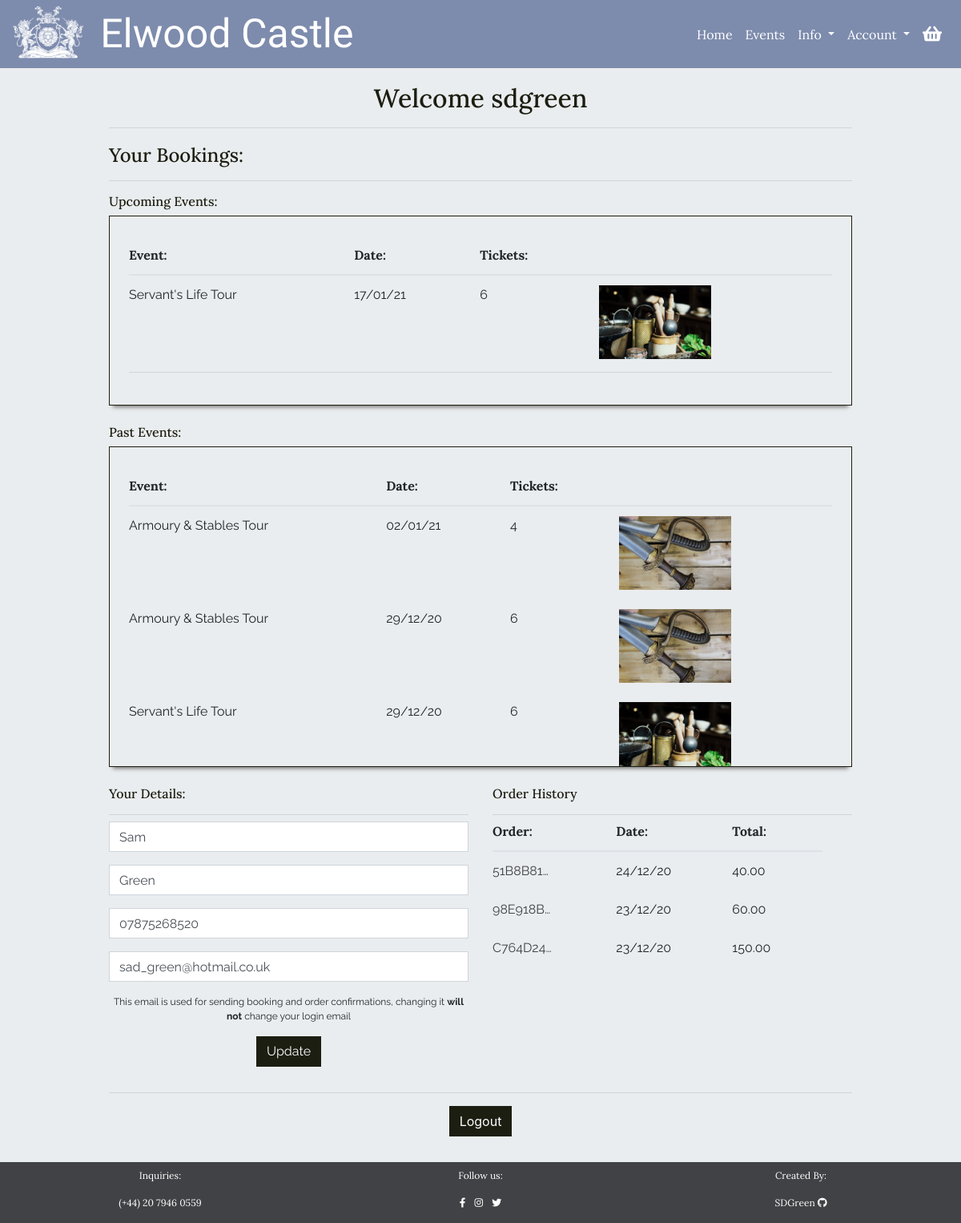
Page /user/home/ (signed in) on the earlier database version.
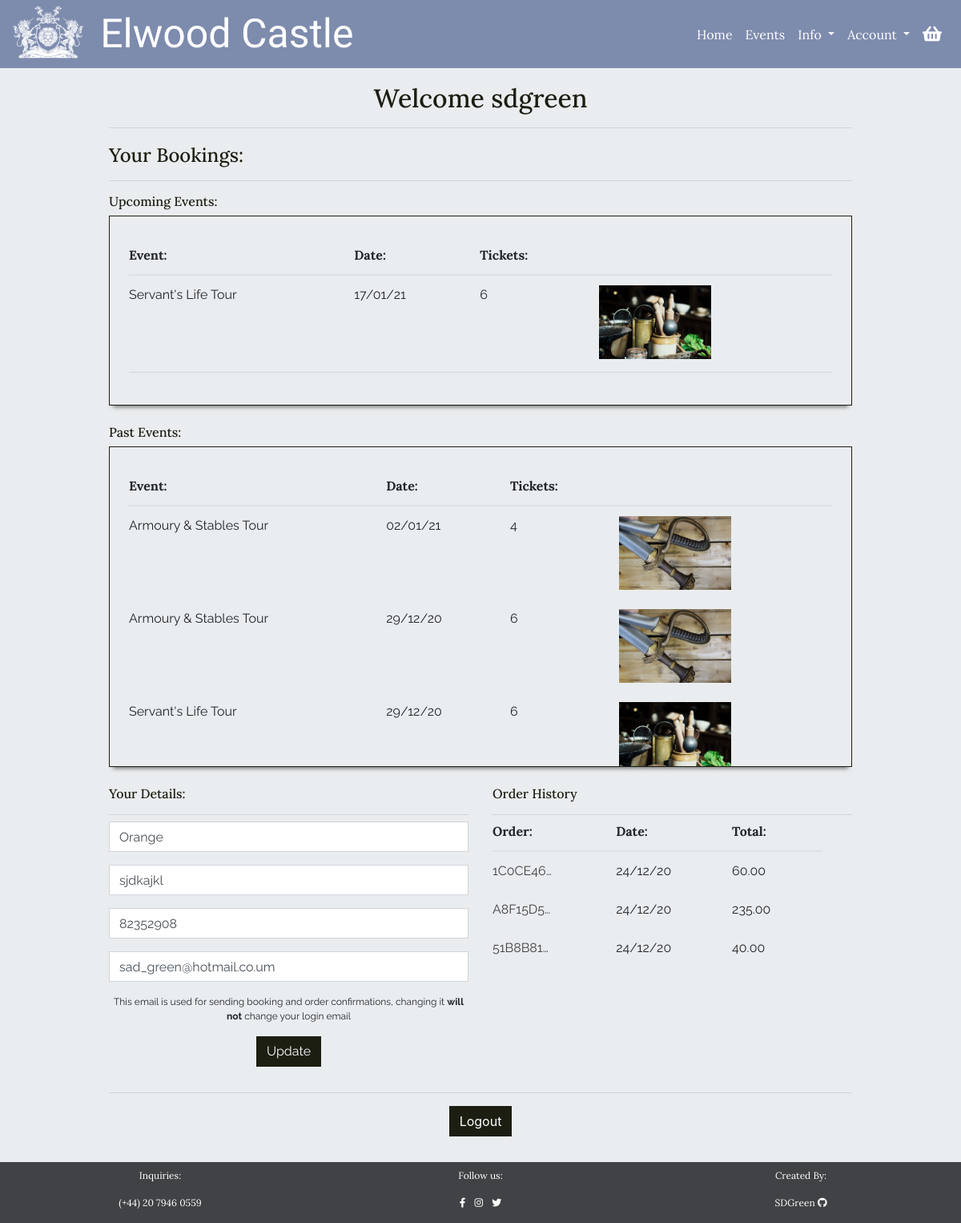
Same page on the later database version.
### checkout/models.py (models this page shows, shortened)
class EventBooking(models.Model):
    confirmation_number = models.CharField(max_length=32, null=False,
                                           editable=False)
    order = models.ForeignKey(Order, null=False, blank=False,
                              on_delete=models.CASCADE,
                              related_name='bookings')
    event = models.ForeignKey(Event, null=False, blank=False,
                              on_delete=models.CASCADE,)
    date = models.DateField(auto_now=False, auto_now_add=False,
                            null=False, blank=False)
    ticket_quantity = models.IntegerField()
    booking_total = models.DecimalField(max_digits=7, decimal_places=2,
                                        null=False, blank=False,
                                        editable=False, default=0)

class Order(models.Model):
    user_account = models.ForeignKey(UserAccount, null=True, blank=True,
                                     on_delete=models.SET_NULL,
                                     related_name='orders')
    order_number = models.CharField(max_length=32, null=False, editable=False)
    first_name = models.CharField(max_length=100, null=False, blank=False)
    last_name = models.CharField(max_length=200, null=False, blank=False)
    email = models.EmailField(max_length=200, null=False, blank=False)
    phone_number = models.CharField(max_length=20, null=True, blank=True)
    date = models.DateTimeField(auto_now_add=True)
    stripe_id = models.CharField(max_length=27, null=False, blank=False)
    total = models.DecimalField(max_digits=7, decimal_places=2,
                                null=True, blank=False, default=0)

### events/models.py (models this page shows)
class Event(models.Model):
    category = models.ForeignKey('Category', null=True, blank=True,
                                 on_delete=models.SET_NULL)
    name = models.CharField(max_length=254)
    description = models.TextField()
    price = models.DecimalField(max_digits=8, decimal_places=2, blank=False)
    start_time = models.TimeField()
    rating = models.DecimalField(max_digits=2, decimal_places=1, null=True,
                                 blank=True)
    day_ticket_limit = models.PositiveIntegerField(blank=False,
                                                   validators=[
                                                      MaxValueValidator(200)
                                                    ])
    supervision = models.BooleanField(default=True, null=True, blank=True)
    age_restricted = models.BooleanField(default=True, null=True, blank=False)
    image = models.ImageField(null=True, blank=True)
    def __str__(self):
        return self.name

### user_account/models.py (models this page shows, shortened)
class UserAccount(models.Model):
    user = models.OneToOneField(User, on_delete=models.CASCADE)
    first_name = models.CharField(max_length=100, null=True, blank=True)
    last_name = models.CharField(max_length=200, null=True, blank=True)
    email = models.EmailField(max_length=200, null=True, blank=True)
    phone_number = models.CharField(max_length=20, null=True, blank=True)

### user_account/views.py (the view)
# urls.py: path('home/', views.user_home, name="user_home"),
@login_required
def user_home(request):
    useraccount = None
    bookings = None
    try:
        useraccount = UserAccount.objects.get(user__username=request.user)
        bookings = EventBooking.objects.filter(
            order__user_account=useraccount).order_by('-date')
    except UserAccount.DoesNotExist:
        messages.error(request, """Sorry, we couldn't find your account
                                information, please get in contact so we
                                can fix this for you""")
        return redirect(reverse('events'))
    no_bookings = False
    if not bookings:
        no_bookings = True
    today = datetime.datetime.today()
    upcoming_bookings = bookings.filter(date__gte=today).order_by("date")
    past_bookings = bookings.filter(date__lt=today)
    orders = useraccount.orders.all().order_by("-date")
    user_form = UserForm(instance=useraccount)
    context = {
        'useraccount': useraccount,
        'upcoming_bookings': upcoming_bookings,
        'past_bookings': past_bookings,
        'no_bookings': no_bookings,
        'orders': orders,
        'user_form': user_form
    }
    return render(request, 'user_account/user_home.html', context)

### user_account/templates/user_account/user_home.html (shortened to what this page needs)
{% extends 'base.html' %}
{% load crispy_forms_tags %}
{% block content %}
<div id="small-page">
    <div class="color-overlay">
        <div class="container-fluid guttered p-3">
            <div class="row pt-1 mb-2">
                <div class="col-12 mb-2">
                    <h2 class="heading-text color-title text-center ext-l mb-0">Welcome {{request.user}}</h2>
                    <hr class="mb-1">
                </div>
            </div>
            <div class="row mt-1 mb-4">
                <div class="col-12">
                    <h2 class="heading-text color-title text-l mb-0">Your Bookings:</h2>
                    <hr>
                </div>
                {% if no_bookings %}
                <div class="col-12">
                    <div class="empty-box below-shadow mx-auto text-center">
                        <h5 class="heading-text text-m mb-2">You have no bookings...</h5>
                        <a class="btn button heading-text text-m" href="{% url 'events' %}">See Events</a>
                    </div>
                </div>
                {% else %}
                <div class="col-12">
                    {% if upcoming_bookings %}
                    <h2 class="heading-text color-title text-m mb-2">Upcoming Events:</h2>
                    <div class="booking-container below-shadow p-4">
                        <table class="table mb-1 table-responsive-sm">
                            <thead class="heading-text text-m">
                                <tr>
                                    <th scope="col">Event:</th>
                                    <th scope="col"></th>
                                    <th scope="col">Date:</th>
                                    <th scope="col">Tickets:</th>
                                    <th scope="col"></th>
                                </tr>
                            </thead>
                            <tbody class="body-text text-m">
                                {% for booking in upcoming_bookings %}
                                <tr>
                                    <td colspan="2">
                                        {{ booking.event }}
                                    </td>
                                    <td>
                                        {{ booking.date|date:"d/m/y"}}
                                    </td>
                                    <td>{{ booking.ticket_quantity }}
                                    </td>
                                    <td class="d-none d-md-inline-block">
                                        <img class="img-fluid" src="{{ booking.event.image.url }}"
                                            alt="{{ booking.event.name }}">
                                    </td>
                                </tr>
                                {% endfor %}
                            </tbody>
                        </table>
                        <hr class="mt-0 mb-3">
                    </div>
                    {% endif %}
                    {% if past_bookings %}
                    <h2 class="heading-text color-title text-m mt-4 mb-2">Past Events:</h2>
                    <div class="booking-container below-shadow p-4">
                        <table class="table mb-1 table-responsive-sm">
                            <thead class="heading-text text-m">
                                <tr>
                                    <th scope="col">Event:</th>
                                    <th scope="col"></th>
                                    <th scope="col">Date:</th>
                                    <th scope="col">Tickets:</th>
                                    <th scope="col"></th>
                                </tr>
                            </thead>
                            <tbody class="body-text text-m">
                                {% for booking in past_bookings %}
                                <tr>
                                    <td colspan="2">
                                        {{ booking.event }}
                                    </td>
                                    <td>
                                        {{ booking.date|date:"d/m/y"}}
                                    </td>
                                    <td>{{ booking.ticket_quantity }}
                                    </td>
                                    <td class="d-none d-md-inline-block">
                                        <img class="img-fluid" src="{{ booking.event.image.url }}"
                                            alt="{{ booking.event.name }}">
                                    </td>
                                </tr>
                                {% endfor %}
                            </tbody>
                        </table>
                    </div>
                    {% endif %}
                </div>
                {% endif %}
            </div>
            <div class="row mt-1 mb-3">
                <div class="col-12 col-sm-6 p-0 pl-sm-0">
                    <div class="col-12">
                        <h2 class="heading-text color-title text-m mb-0">Your Details:</h2>
                        <hr class="mb-2">
                    </div>
                    <div class="col-12 body-text">
                            <form action="{% url 'update_details' %}" method="POST">
                                {{ user_form.first_name | as_crispy_field }}
                                {{ user_form.last_name | as_crispy_field }}
                                {{ user_form.phone_number | as_crispy_field }}
                                {{ user_form.email | as_crispy_field }}
                                <p class="body-text text-s text-center">This email is used for sending booking and order confirmations, changing it <strong>will not</strong> change your login email</p>
                                <input class="d-block btn button mx-auto" type="submit" value="Update">
                            </form>
                    </div>
                </div>
                <div class="col-12 col-sm-6 p-0 pr-sm-0">
                    <div class="col-12">
                        <h2 class="heading-text color-title text-m mb-0">Order History</h2>
                        <hr class="mb-2">
                    </div>
                    {% if orders %}
                    <div id="order-history" class="col-12 body-text">
                        <table class="table mb-1">
                            <thead class="heading-text text-m">
                                <tr>
                                    <th class="pt-0" scope="col">Order:</th>
                                    <th class="pt-0" scope="col">Date:</th>
                                    <th class="pt-0" scope="col">Total:</th>
                                </tr>
                            </thead>
                            <tbody class="body-text text-m">
                                {% for order in orders %}
                                <tr>
                                    <td>
                                        <a href="{% url 'order_summary' order.order_number %}"
                                            class="text-link">{{ order.order_number|truncatechars:8 }}</a>
                                    </td>
                                    <td>
                                        {{ order.date|date:"d/m/y"}}
                                    </td>
                                    <td>{{ order.total }}
                                    </td>
                                    <td class="d-none d-md-inline-block">
                                    </td>
                                </tr>
                                {% endfor %}
                            </tbody>
                        </table>
                    </div>
                    {% else %}
                    <div class="col-12 body-text">
                        <p>You have no orders</p>
                    </div>
                    {% endif %}
                </div>
            </div>
            <div class="row mt-1 mb-3">
                <div class="col-12 text-center">
                    <hr>
                    <a href="{% url 'account_logout' %}" class="btn button">Logout</a>
                </div>
            </div>
        </div>
    </div>
</div>
{% endblock %}

### templates/base.html (shortened to what this page needs)
{% load static %}
<!DOCTYPE html>
<html lang="en">
<head>
    {% block core_css %}
    <link rel="stylesheet" href="https://cdn.jsdelivr.net/npm/bootstrap@4.5.3/dist/css/bootstrap.min.css"
>
    <link rel="stylesheet" href="https://use.fontawesome.com/releases/v5.15.1/css/all.css"
>
    <link rel="stylesheet" href="{% static 'css/style.css' %}" type="text/css">
    {% endblock %}
</head>
<body>
    <header class="fixed-top">
        <nav id="main-navbar" class="navbar navbar-expand-lg">
            <a class="navbar-brand" href="{% url 'index' %}">
                <img id="navbar-logo" src="{% static 'logos/navbar_logo.png' %}" alt="Elwood Logo">
                <span class="ml-3 logo-text text-xxl d-none d-lg-inline">Elwood Castle</span>
            </a>
            <ul class="nav order-lg-2 heading-text">
                <li class="nav-item my-auto dropdown">
                    <a class="dropdown-toggle nav-link" href="#" role="button" id="account-dropdownMenuLink"
                        data-toggle="dropdown" aria-haspopup="true" aria-expanded="false">
                        <span class="d-none d-lg-inline-block">Account</span>
                    </a>
                </li>
                <li class="nav-item">
                    <a class="nav-link" href="{% url 'view_basket' %}">
                        <i class="fas fa-shopping-basket fa-lg"></i>
                    </a>
                </li>
            </ul>
            <div class=" order-lg-1 collapse navbar-collapse" id="navbarText">
                <ul class="navbar-nav ml-auto heading-text">
                    <li class="nav-item active">
                        <a class="nav-link" href="{% url 'index' %}">Home <span class="sr-only">(current)</span></a>
                    </li>
                    <li class="nav-item">
                        <a class="nav-link" href="{% url 'events' %}">Events</a>
                    </li>
                    <li class="nav-item my-auto dropdown">
                        <a class="dropdown-toggle nav-link" href="#" role="button" id="info-dropdownMenuLink"
                            data-toggle="dropdown" aria-haspopup="true" aria-expanded="false">
                            Info
                        </a>
                    </li>
                </ul>
            </div>
        </nav>
    </header>
    <div id="banner">
    </div>
        {% block content %}
        {% endblock %}
    <footer class="d-block">
        <div class="row heading-text text-s pt-2">
            <div class="col-4 text-center">
                <p>Inquiries:</p>
                <p>(+44) 20 7946 0559</p>
            </div>
            <div class="col-4 text-center">
                <p>Follow us:</p>
                <i class="fab fa-facebook-f"></i>
                <i class="fab fa-instagram mx-2"></i>
                <i class="fab fa-twitter"></i>
            </div>
            <div class="col-4 text-center">
                <p>Created By:</p>
                <p>SDGreen <i class="fab fa-github"></i></p>
            </div>
        </div>
    </footer>
</body>
</html>

Differences in the rows shown:
no longer on this page (row unchanged): Order: order_number "98E918B…", date "23/12/20", total "60.00"
no longer on this page (row unchanged): Order: order_number "C764D24…", date "23/12/20", total "150.00"
changed UserAccount: first_name "Sam" → "Orange"; last_name "Green" → "sjdkajkl"; phone_number "07875268520" → "82352908"; email "sad_green@hotmail.co.uk" → "sad_green@hotmail.co.um"
added Order: order_number "1C0CE46…", date "24/12/20", total "60.00"
added Order: order_number "A8F15D5…", date "24/12/20", total "235.00"
